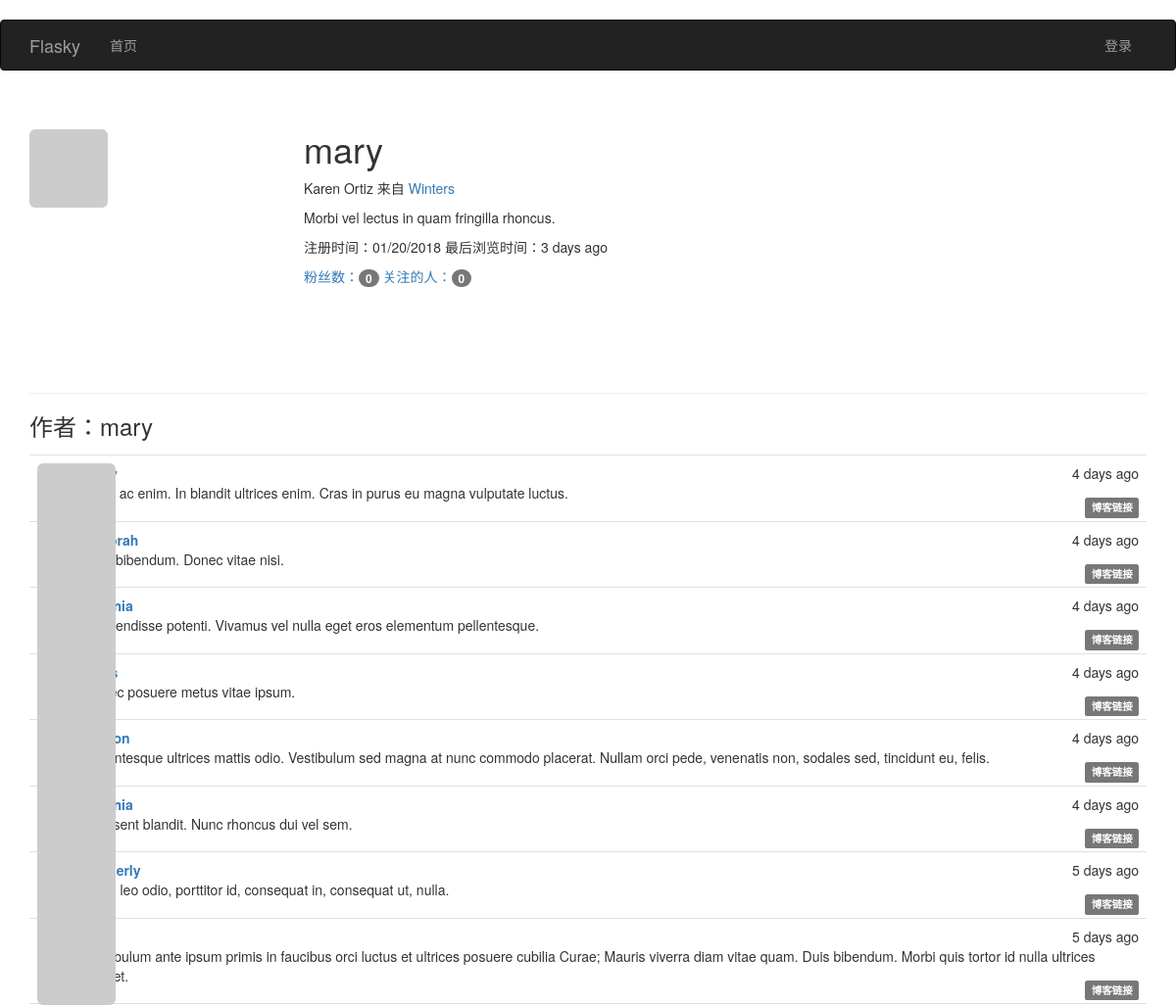
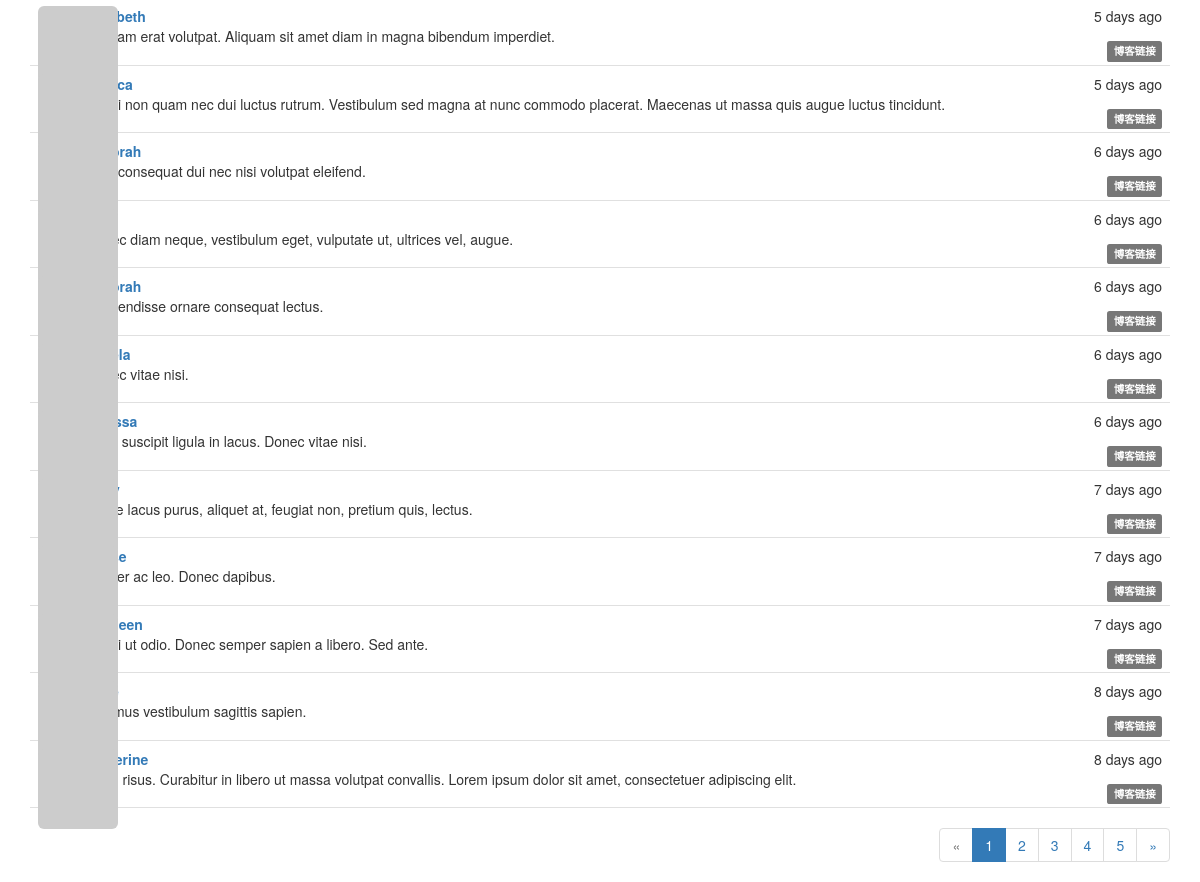
Screenshot of /user/mary with the database file from the repository (2 pictures, top to bottom).
### app/models.py (models this page shows, shortened)
class User(UserMixin,db.Model):
	__tablename__ = 'users'
	id = db.Column(db.Integer, primary_key=True)
	email = db.Column(db.String(64), unique=True, index=True)
	username = db.Column(db.String(64), unique=True, index=True)
	role_id = db.Column(db.Integer, db.ForeignKey('roles.id'))
	password_hash = db.Column(db.String(128))
	confirmed = db.Column(db.Boolean,default=False)
	name = db.Column(db.String(64))
	location = db.Column(db.String(64))
	about_me = db.Column(db.Text())  #db.text()不需要指定最大长度
	member_since = db.Column(db.DateTime(), default=datetime.utcnow)
	last_seen = db.Column(db.DateTime(), default=datetime.utcnow)
	avatar_hash = db.Column(db.String(32))
	posts = db.relationship('Post',backref='author',lazy='dynamic')
	followed = db.relationship('Follow',foreign_keys=[Follow.follower_id],
							backref=db.backref('follower',lazy='joined'),
							lazy='dynamic',cascade='all,delete-orphan')
	followers = db.relationship('Follow',foreign_keys=[Follow.followed_id],
							backref=db.backref('followed',lazy='joined'),
							lazy='dynamic',cascade='all,delete-orphan')
	def gravatar(self,size=100,default='identicon',rating='g'):
		if request.is_secure:
			url = 'https://secure.gravatar.com/avatar'
		else:
			url = 'http://www.gravatar.com/avatar'
		hash = hashlib.md5(self.email.encode('utf-8')).hexdigest()
		return '{url}/{hash}?s={size}&d={default}&r={rating}'.format(
			url=url,hash=hash,size=size,default=default,rating=rating)
	@property
	def password(self):
		raise AttributeError('password is not a readable attribute')

class Post(db.Model):
	__tablename__='posts'
	id = db.Column(db.Integer,primary_key=True)
	body = db.Column(db.Text)
	body_html = db.Column(db.Text)
	timestamp = db.Column(db.DateTime,index=True,default=datetime.utcnow)
	author_id = db.Column(db.Integer,db.ForeignKey('users.id'))

### app/main/views.py (the view)
@main.route('/user/<username>')
def user(username):
    user = User.query.filter_by(username = username).first()
    if user is None:
        abort(404)
    page = request.args.get('page',1,type=int)
    pagination = Post.query.order_by(Post.timestamp.desc()).paginate(
        page,per_page=current_app.config['FLASKY_POSTS_PER_PAGE'],
        error_out=False)                 #paginate() 方法的返回值是一个Pagination 类对象
    posts = pagination.items
    return render_template('user.html',user=user,posts=posts,pagination=pagination)

### app/auth/views.py (called while the page is built)
@auth.before_app_request
def before_request():
	if current_user.is_authenticated:
		current_user.ping()
		if not current_user.confirmed and request.endpoint[:5] != 'auth.':
			return redirect(url_for('auth.unconfirmed'))

### app/main/__init__.py (called while the page is built)
@main.app_context_processor
def inject_permissions():
    return dict(Permission = Permission)

### app/models.py (called while the page is built)
	def can(self,permissions):
		return False

	def is_administrator(self):
		return False

### app/templates/user.html (shortened to what this page needs)
﻿{% extends "base.html" %}
{% import "_macros.html" as macros %}
{% block page_content %}
<div class="page-header">
	<img class="img-rounded profile-thumbnail" src="{{ user.gravatar(size=128)}}">
	<div class="profile-header">
		<h1>{{ user.username }}</h1>
	{% if user.name or user.location  %}
	<p>
		{% if user.name %}
			{{user.name}}
		{%endif%}
		{% if user.location %}
			来自 <a href="http://maps.google.com/?q={{ user.location }}">
				{{user.location}}
			</a>
		{% endif %}
	</p>
	{% endif %}
	{% if user.about_me %}
	<p>{{user.about_me}}</p>
	{% endif %}
	<p>
		注册时间：{{moment(user.member_since).format('L')}}
		最后浏览时间：{{moment(user.last_seen).fromNow()}}
	</p>
	<a href="{{ url_for('.followers', username=user.username) }}">粉丝数：<span class="badge" >{{ user.followers.count() }}</span></a>
	<a href="{{url_for('.followed_by',username=user.username) }}">关注的人：<span class="badge">{{ user.followed.count() }}</span></a>
	</div>
</div>
<h3>作者：{{user.username}}</h3>
	{% include '_posts.html' %}
<div class="pagination">
		{{ macros.pagination_widget(pagination,'.index')}}
</div>
{% endblock %}

### app/templates/_posts.html (shortened to what this page needs)
<ul class="posts">
	{% for post in posts %}
	<li class="post">
		<div class="profile-thumbnail">
			<a href="{{ url_for('.user',username=post.author.username)}}">
				<img class="img-rounded profile-thumbnail" src="{{ post.author.gravatar(size=40) }}">
			</a>
		</div>
		<div class="post-content">
			<div class="post-date">{{ moment(post.timestamp).fromNow() }}</div>
			<div class="post-author">
				<a href="{{url_for('.user', username=post.author.username) }}">
				</a>
			</div>
			<div class="post-body">
			{% if post.body_html %}
				{{ post.body_html | safe }}
			{% else %}
				{{ post.body }}
			{% endif %}
			</div>
			<div class="post-footer">
				<a href="{{ url_for('.post',id=post.id ) }}">
					<span class="label label-default">博客链接</span>
				</a>
			</div>
		</div>
	</li>
	{% endfor %}
</ul>

### app/static/styles.css (style rules this page uses)
.profile-thumbnail { position: absolute; }
.profile-header { min-height: 260px; margin-left: 280px; }
ul.posts { list-style-type: none; padding: 0px; margin: 16px 0px 0px 0px; border-top: 1px solid #e0e0e0; }
ul.posts li.post { padding: 8px; border-bottom: 1px solid #e0e0e0; }
div.post-date { float: right; }
div.post-author { font-weight: bold; }
div.post-content { margin-left: 48px; min-height: 48px; }
div.post-footer { text-align: right; }
div.pagination { width: 100%; text-align: right; padding: 0px; margin: 0px; }

### rows the page displays
User: username "mary", name "Karen Ortiz", location "Winters", about_me "Morbi vel lectus in quam fringilla rhoncus.", member_since "01/20/2018", last_seen "3 days ago"
Post: timestamp "4 days ago", body "Nulla ac enim. In blandit ultrices enim. Cras in purus eu magna vulputate luctus."
Post: timestamp "4 days ago", body "Duis bibendum. Donec vitae nisi."
Post: timestamp "4 days ago", body "Suspendisse potenti. Vivamus vel nulla eget eros elementum pellentesque."
Post: timestamp "4 days ago", body "Donec posuere metus vitae ipsum."
Post: timestamp "4 days ago", body "Pellentesque ultrices mattis odio. Vestibulum sed magna at nunc commodo placerat. Nullam orci pede, venenatis non, sodales sed, tincidunt eu, felis."
Post: timestamp "4 days ago", body "Praesent blandit. Nunc rhoncus dui vel sem."
Post: timestamp "5 days ago", body "Proin leo odio, porttitor id, consequat in, consequat ut, nulla."
Post: timestamp "5 days ago", body "Vestibulum ante ipsum primis in faucibus orci luctus et ultrices posuere cubilia Curae; Mauris viverra diam vitae quam. Duis bibendum. Morbi quis tortor id nulla ultrices…"
Post: timestamp "5 days ago", body "Aliquam erat volutpat. Aliquam sit amet diam in magna bibendum imperdiet."
Post: timestamp "5 days ago", body "Morbi non quam nec dui luctus rutrum. Vestibulum sed magna at nunc commodo placerat. Maecenas ut massa quis augue luctus tincidunt."
Post: timestamp "6 days ago", body "Duis consequat dui nec nisi volutpat eleifend."
Post: timestamp "6 days ago", body "Donec diam neque, vestibulum eget, vulputate ut, ultrices vel, augue."
Post: timestamp "6 days ago", body "Suspendisse ornare consequat lectus."
Post: timestamp "6 days ago", body "Donec vitae nisi."
Post: timestamp "6 days ago", body "Nulla suscipit ligula in lacus. Donec vitae nisi."
Post: timestamp "7 days ago", body "Fusce lacus purus, aliquet at, feugiat non, pretium quis, lectus."
Post: timestamp "7 days ago", body "Integer ac leo. Donec dapibus."
Post: timestamp "7 days ago", body "Morbi ut odio. Donec semper sapien a libero. Sed ante."
Post: timestamp "8 days ago", body "Vivamus vestibulum sagittis sapien."
Post: timestamp "8 days ago", body "Proin risus. Curabitur in libero ut massa volutpat convallis. Lorem ipsum dolor sit amet, consectetuer adipiscing elit."

### other values shown
{{ user.followers.count() }} "0"
{{ user.followed.count() }} "0"
{{ p }} "1"
{{ p }} "2" "3" "4" "5"
